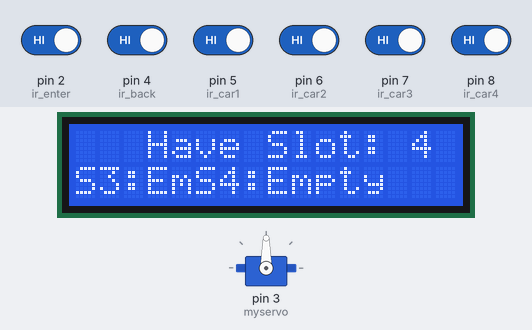
A sketch run on a simulated Arduino Uno, built with avr-gcc and run on an emulated ATmega328P. Parts: servo, 16×2 character LCD. The test bench sets the inputs (shaded band); at power-on: pin 2 (ir_enter), pin 4 (ir_back), pin 5 (ir_car1), pin 6 (ir_car2), pin 7 (ir_car3), pin 8 (ir_car4) HIGH.

Above: at 3.2 s.
3.3 s: pin 8 (ir_car4) driven LOW
At 3.7 s:
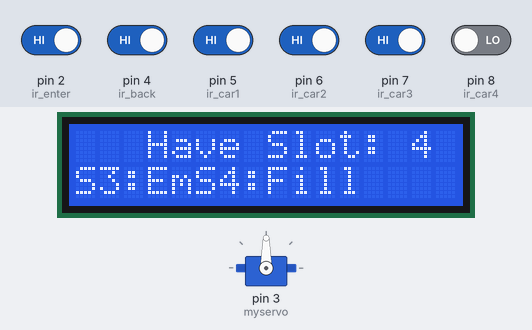
6.3 s: pin 7 (ir_car3) driven LOW
At 7.3 s:
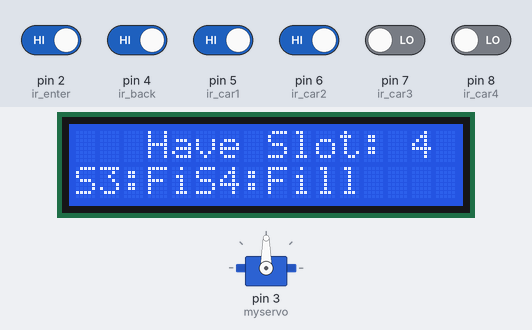
9.3 s: pin 8 (ir_car4) driven HIGH
At 10.4 s:
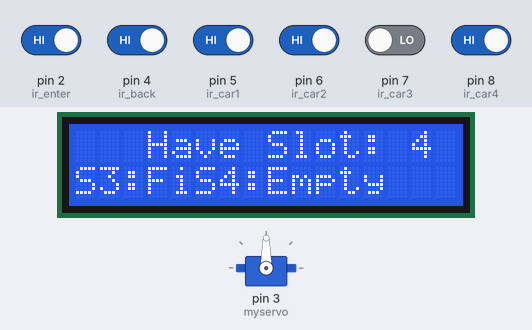
13.8 s: pin 2 (ir_enter) driven LOW
At 15.5 s:
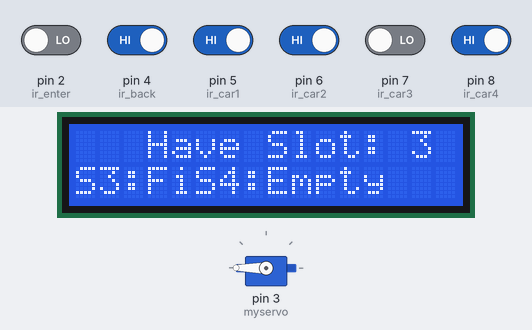
16.8 s: pin 4 (ir_back) driven LOW
At 22.1 s:
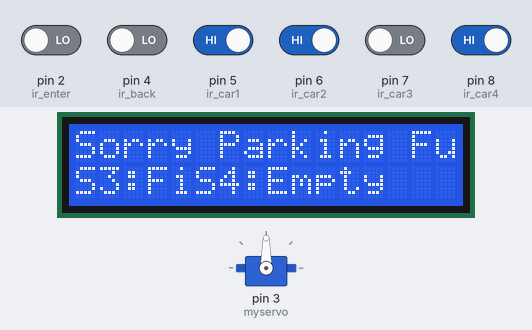
Timing chart, 0 to 24.0 s (numbered marks = the images above; inputs shaded):
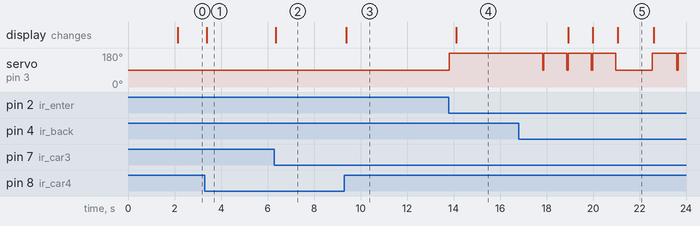

Measured:
- after the input at 3.3 s, the display: changes after 0.08 s (image 1)
- after the input at 6.3 s, the display: changes after 0.06 s (image 2)
- after the input at 9.3 s, the display: changes after 0.08 s (image 3)
- after the input at 13.8 s, servo on pin 3 (myservo): 90° → 180° at once; the display: changes after 0.32 s (image 4)
- after the input at 16.8 s, servo on pin 3 (myservo): goes 3 × (90° 0.05 s, 180° 1.0 s), 90° 1.6 s, 180° 1.1 s, 90° 0.05 s, then 180°, starting after 1.0 s; the display: first changes after 2.1 s (image 5 shows a later state)

The sketch:

arduino_modified_for_4_cars.ino
```cpp
#include <Servo.h> //includes the servo library
#include <Wire.h>
#include <LiquidCrystal_I2C.h>
LiquidCrystal_I2C lcd(0x3F, 16,2);

Servo myservo;

#define ir_enter 2
#define ir_back  4

#define ir_car1 5
#define ir_car2 6
#define ir_car3 7
#define ir_car4 8

int S1=0, S2=0, S3=0, S4=0;
int flag1=0, flag2=0;
int slot = 4;

void setup(){
Serial.begin(9600);

pinMode(ir_car1, INPUT);
pinMode(ir_car2, INPUT);
pinMode(ir_car3, INPUT);
pinMode(ir_car4, INPUT);

pinMode(ir_enter, INPUT);
pinMode(ir_back, INPUT);

myservo.attach(3);
myservo.write(90);

lcd.begin(16, 2);
lcd.setCursor (0,1);
lcd.print("Smart Car parking");
delay (2000);
lcd.clear();

Read_Sensor();

int total = S1+S2+S3+S4;
slot = slot-total;
}

void loop(){

Read_Sensor();

lcd.setCursor (0,0);
lcd.print("   Have Slot: ");
lcd.print(slot);
lcd.print("    ");

lcd.setCursor (0,1);
if(S1==1){lcd.print("S1:Fill ");}
     else{lcd.print("S1:Empty");}

lcd.setCursor (5,1);
if(S2==1){lcd.print("S2:Fill ");}
     else{lcd.print("S2:Empty");}

lcd.setCursor (0,2);
if(S3==1){lcd.print("S3:Fill ");}
     else{lcd.print("S3:Empty");}

lcd.setCursor (5,2);
if(S4==1){lcd.print("S4:Fill ");}
     else{lcd.print("S4:Empty");}


if(digitalRead (ir_enter) == 0 && flag1==0){
if(slot>0){flag1=1;
if(flag2==0){myservo.write(180); slot = slot-1;}
}else{
lcd.setCursor (0,0);
lcd.print("Sorry Parking Full");
delay(1500);
}
}

if(digitalRead (ir_back) == 0 && flag2==0){flag2=1;
if(flag1==0){myservo.write(180); slot = slot+1;}
}

if(flag1==1 && flag2==1){
delay (1000);
myservo.write(90);
flag1=0, flag2=0;
}

delay(1);
}

void Read_Sensor(){
S1=0, S2=0, S3=0, S4=0;

if(digitalRead(ir_car1) == 0){S1=1;}
if(digitalRead(ir_car2) == 0){S2=1;}
if(digitalRead(ir_car3) == 0){S3=1;}
if(digitalRead(ir_car4) == 0){S4=1;}
}
```

LCD.c
```cpp
#include <Wire.h>
void setup()
{
Wire.begin();
Serial.begin(9600);
Serial.println("\nI2C Scanner");
}
void loop()
{
byte error, address;
int Devices;
Serial.println("Scanning...");
Devices = 0;
for(address = 1; address < 127; address++ )
{

Wire.beginTransmission(address);
error = Wire.endTransmission();
if (error == 0)
{
Serial.print("I2C device found at address 0x");
if (address<16)
Serial.print("0");
Serial.print(address,HEX);
Serial.println("  !");
Devices++;
}
else if (error==4)
{
Serial.print("Unknown error at address 0x");
if (address<16)
Serial.print("0");
Serial.println(address,HEX);
}
}
if (Devices == 0)
Serial.println("No I2C devices found\n");
else
Serial.println("done\n");
delay(5000);
}
```
